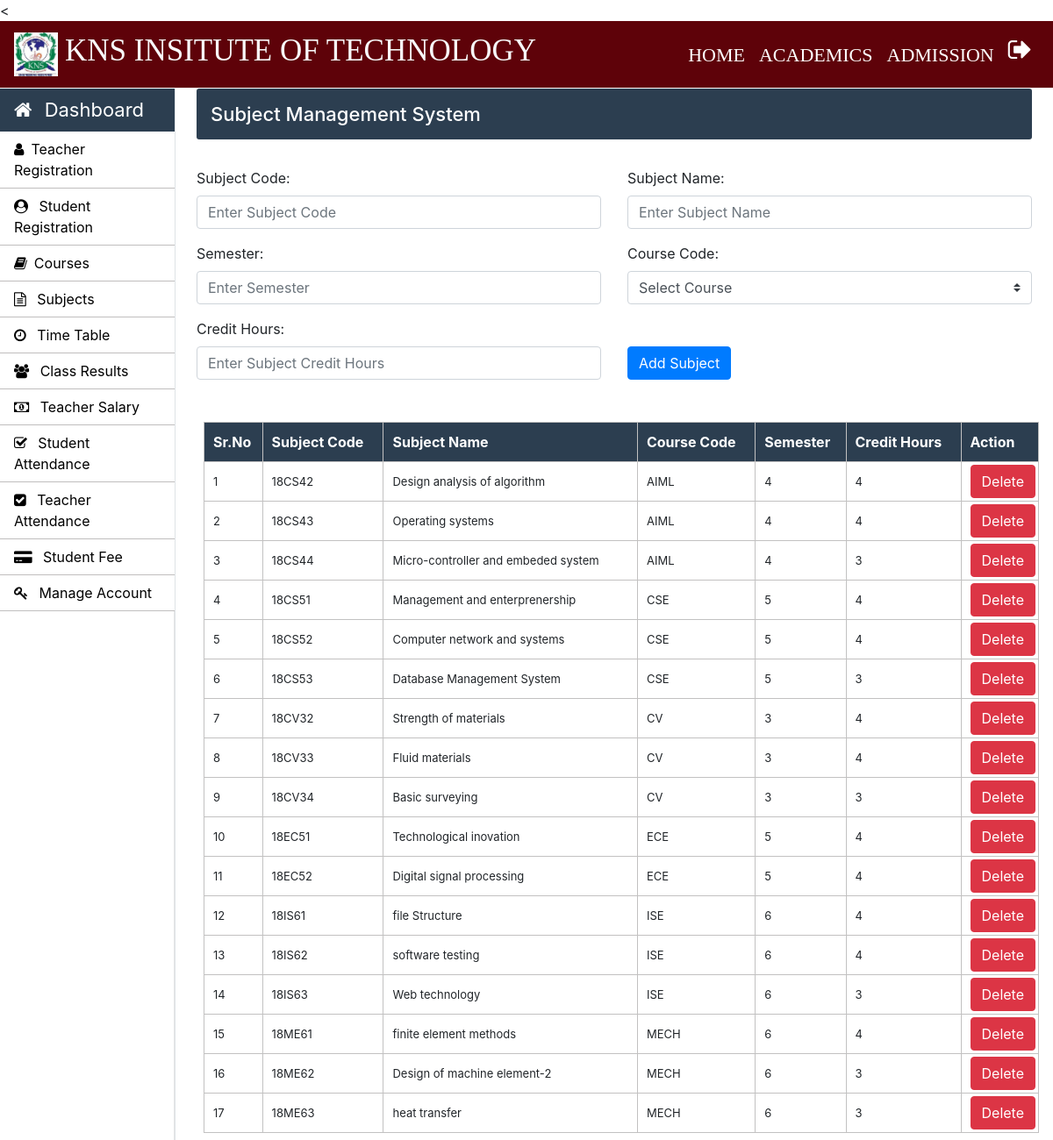
Screenshot of /Admin/subjects.php (signed in) with the database file from the repository.
### tables this page shows
CREATE TABLE `course_subjects` (
  `subject_code` varchar(10) NOT NULL,
  `subject_name` varchar(50) NOT NULL,
  `course_code` varchar(10) NOT NULL,
  `semester` int(10) NOT NULL,
  `credit_hours` int(5) NOT NULL
);

### Admin/subjects.php (the view, shortened to what this page needs)
<?php
		require_once "../connection/connection.php";
	?>
<!doctype html>
<html lang="en">
	<head>
	</head>
	<body>
		<?php include('../common/common-header.php') ?>
		<?php include('../common/admin-sidebar.php') ?>
		<main role="main" class="col-xl-10 col-lg-9 col-md-8 ml-sm-auto px-md-4 mb-2 w-100">
			<div class="sub-main">
				<div class="bar-margin text-center d-flex flex-wrap flex-md-nowrap pt-3 pb-2 mb-3 text-white admin-dashboard pl-3">
					<h4>Subject Management System </h4>
				</div>
				<div class="row">
					<div class="col-md-12">
						<form action="subjects.php" method="post">
							<div class="row mt-3">
								<div class="col-md-6">
									<div class="form-group">
										<label for="exampleInputEmail1">Subject Code: </label>
										<input type="text" name="subject_code" class="form-control" required placeholder="Enter Subject Code" required>
									</div>
								</div>
								<div class="col-md-6">
									<div class="form-group">
										<label for="exampleInputPassword1">Subject Name:</label>
										<input type="text" name="subject_name" class="form-control" required placeholder="Enter Subject Name" required>
									</div>
								</div>
							</div>
							<div class="row">
								<div class="col-md-6">
									<div class="form-group">
										<label for="exampleInputPassword1">Semester:</label>
										<input type="text" name="semester" class="form-control" required placeholder="Enter Semester" required>
									</div>
								</div>
								<div class="col-md-6">
									<div class="form-group">
										<label for="exampleInputEmail1">Course Code:</label>
										<select class="browser-default custom-select" name="course_code">
											<option >Select Course</option>
										</select>
									</div>
								</div>
							</div>
							<div class="row">
								<div class="col-md-6">
									<div class="form-group">
										<label for="exampleInputPassword1">Credit Hours:</label>
										<input type="number" name="credit_hours" class="form-control"  placeholder="Enter Subject Credit Hours" required>
									</div>
								</div>
								<div class="col-md-6 mt-4">
									<div class="form-group pt-2">
										<input type="submit" name="sub" value="Add Subject" class="btn btn-primary">
									</div>
								</div>
							</div>
						</form>
					</div>
				</div>
				<div class="row">
					<div class="col-md-12 ml-2">
						<section class="mt-3">
							<table class="w-100 table-elements table-three-tr" cellpadding="3">
								<tr class="table-tr-head table-three text-white">
									<th>Sr.No</th>
									<th>Subject Code</th>
									<th>Subject Name</th>
									<th>Course Code</th>
									<th>Semester</th>
									<th>Credit Hours</th>
									<th>Action</th>
								</tr>
								<?php
									$sr=1;
									$query="select subject_code,subject_name,course_code,semester,credit_hours from course_subjects";
									$run=mysqli_query($con,$query);
									while($row=mysqli_fetch_array($run)) {
									echo	"<tr>";
									echo	"<td>".$sr++."</td>";
									echo	"<td>".$row['subject_code']."</td>";
									echo	"<td>".$row['subject_name']."</td>";
									echo	"<td>".$row['course_code']."</td>";
									echo	"<td>".$row['semester']."</td>";
									echo	"<td>".$row['credit_hours']."</td>";
									echo	"<td width='20'><a class='btn btn-danger' href=delete-function.php?subject_code=".$row['subject_code'].">Delete</a></td>";
									echo	"</tr>";
									}
								?>
							</table>
						</section>
					</div>
				</div>
			</div>
		</main>
	</body>
</html>

### Css/style.css (style rules this page uses)
h4 { font-size: 22px; }
.admin-dashboard { margin-top: 1px !important; background: #2c3e50 !important; border-radius: 3px; }
.table-elements tr, td, th { font-size: 13px; border: 1px solid rgb(194, 193, 193); padding-left: 10px !important; }
.table-three { background: #2c3e50 !important; }
.table-tr-head { height: 45px !important; padding: 10px !important; margin-top: 5px !important; }
.table-font-for-transcript td, th { font-size: 16px !important; }

### rows the page displays
course_subjects: subject_code "18CS42", subject_name "Design analysis of algorithm", course_code "AIML", semester "4", credit_hours "4"
course_subjects: subject_code "18CS43", subject_name "Operating systems", course_code "AIML", semester "4", credit_hours "4"
course_subjects: subject_code "18CS44", subject_name "Micro-controller and embeded system", course_code "AIML", semester "4", credit_hours "3"
course_subjects: subject_code "18CS51", subject_name "Management and enterprenership", course_code "CSE", semester "5", credit_hours "4"
course_subjects: subject_code "18CS52", subject_name "Computer network and systems", course_code "CSE", semester "5", credit_hours "4"
course_subjects: subject_code "18CS53", subject_name "Database Management System", course_code "CSE", semester "5", credit_hours "3"
course_subjects: subject_code "18CV32", subject_name "Strength of materials", course_code "CV", semester "3", credit_hours "4"
course_subjects: subject_code "18CV33", subject_name "Fluid materials", course_code "CV", semester "3", credit_hours "4"
course_subjects: subject_code "18CV34", subject_name "Basic surveying", course_code "CV", semester "3", credit_hours "3"
course_subjects: subject_code "18EC51", subject_name "Technological inovation", course_code "ECE", semester "5", credit_hours "4"
course_subjects: subject_code "18EC52", subject_name "Digital signal processing", course_code "ECE", semester "5", credit_hours "4"
course_subjects: subject_code "18IS61", subject_name "file Structure", course_code "ISE", semester "6", credit_hours "4"
course_subjects: subject_code "18IS62", subject_name "software testing", course_code "ISE", semester "6", credit_hours "4"
course_subjects: subject_code "18IS63", subject_name "Web technology", course_code "ISE", semester "6", credit_hours "3"
course_subjects: subject_code "18ME61", subject_name "finite element methods", course_code "MECH", semester "6", credit_hours "4"
course_subjects: subject_code "18ME62", subject_name "Design of machine element-2", course_code "MECH", semester "6", credit_hours "3"
course_subjects: subject_code "18ME63", subject_name "heat transfer", course_code "MECH", semester "6", credit_hours "3"
